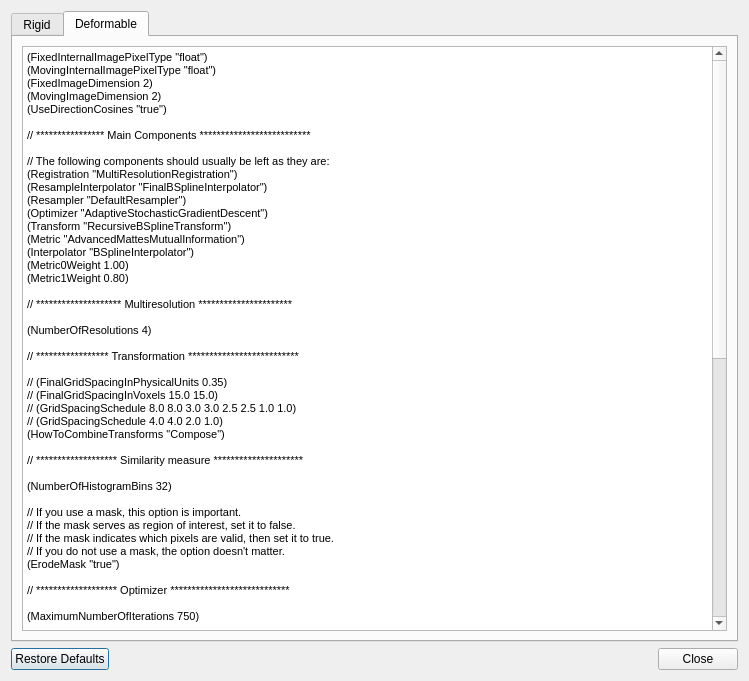
<?xml version="1.0" encoding="UTF-8"?>
<ui version="4.0">
 <class>elxParameterFileEditor</class>
 <widget class="QDialog" name="elxParameterFileEditor">
  <property name="geometry">
   <rect>
    <x>0</x>
    <y>0</y>
    <width>749</width>
    <height>681</height>
   </rect>
  </property>
  <property name="windowTitle">
   <string>Elastic parameter file editor</string>
  </property>
  <layout class="QVBoxLayout" name="verticalLayout">
   <item>
    <widget class="QTabWidget" name="tabWidget">
     <property name="currentIndex">
      <number>1</number>
     </property>
     <widget class="QWidget" name="tabWidgetPage1">
      <attribute name="title">
       <string>Rigid</string>
      </attribute>
      <layout class="QVBoxLayout" name="verticalLayout_2">
       <item>
        <widget class="QTextEdit" name="rigidText">
         <property name="html">
          <string>&lt;!DOCTYPE HTML PUBLIC &quot;-//W3C//DTD HTML 4.0//EN&quot; &quot;http://www.w3.org/TR/REC-html40/strict.dtd&quot;&gt;
&lt;html&gt;&lt;head&gt;&lt;meta name=&quot;qrichtext&quot; content=&quot;1&quot; /&gt;&lt;style type=&quot;text/css&quot;&gt;
p, li { white-space: pre-wrap; }
&lt;/style&gt;&lt;/head&gt;&lt;body style=&quot; font-family:'Ubuntu'; font-size:11pt; font-weight:400; font-style:normal;&quot;&gt;
&lt;p style=&quot; margin-top:0px; margin-bottom:0px; margin-left:0px; margin-right:0px; -qt-block-indent:0; text-indent:0px;&quot;&gt;&lt;span style=&quot; font-family:'MS Shell Dlg 2'; font-size:8.14286pt;&quot;&gt;(FixedInternalImagePixelType &amp;quot;float&amp;quot;)&lt;/span&gt;&lt;/p&gt;
&lt;p style=&quot; margin-top:0px; margin-bottom:0px; margin-left:0px; margin-right:0px; -qt-block-indent:0; text-indent:0px;&quot;&gt;&lt;span style=&quot; font-family:'MS Shell Dlg 2'; font-size:8.14286pt;&quot;&gt;(MovingInternalImagePixelType &amp;quot;float&amp;quot;)&lt;/span&gt;&lt;/p&gt;
&lt;p style=&quot; margin-top:0px; margin-bottom:0px; margin-left:0px; margin-right:0px; -qt-block-indent:0; text-indent:0px;&quot;&gt;&lt;span style=&quot; font-family:'MS Shell Dlg 2'; font-size:8.14286pt;&quot;&gt;(FixedImageDimension 2)&lt;/span&gt;&lt;/p&gt;
&lt;p style=&quot; margin-top:0px; margin-bottom:0px; margin-left:0px; margin-right:0px; -qt-block-indent:0; text-indent:0px;&quot;&gt;&lt;span style=&quot; font-family:'MS Shell Dlg 2'; font-size:8.14286pt;&quot;&gt;(MovingImageDimension 2)&lt;/span&gt;&lt;/p&gt;
&lt;p style=&quot; margin-top:0px; margin-bottom:0px; margin-left:0px; margin-right:0px; -qt-block-indent:0; text-indent:0px;&quot;&gt;&lt;span style=&quot; font-family:'MS Shell Dlg 2'; font-size:8.14286pt;&quot;&gt;(UseDirectionCosines &amp;quot;true&amp;quot;)&lt;/span&gt;&lt;/p&gt;
&lt;p style=&quot;-qt-paragraph-type:empty; margin-top:0px; margin-bottom:0px; margin-left:0px; margin-right:0px; -qt-block-indent:0; text-indent:0px; font-family:'MS Shell Dlg 2'; font-size:8.14286pt;&quot;&gt;&lt;br /&gt;&lt;/p&gt;
&lt;p style=&quot; margin-top:0px; margin-bottom:0px; margin-left:0px; margin-right:0px; -qt-block-indent:0; text-indent:0px;&quot;&gt;&lt;span style=&quot; font-family:'MS Shell Dlg 2'; font-size:8.14286pt;&quot;&gt;// **************** Main Components **************************&lt;/span&gt;&lt;/p&gt;
&lt;p style=&quot;-qt-paragraph-type:empty; margin-top:0px; margin-bottom:0px; margin-left:0px; margin-right:0px; -qt-block-indent:0; text-indent:0px; font-family:'MS Shell Dlg 2'; font-size:8.14286pt;&quot;&gt;&lt;br /&gt;&lt;/p&gt;
&lt;p style=&quot; margin-top:0px; margin-bottom:0px; margin-left:0px; margin-right:0px; -qt-block-indent:0; text-indent:0px;&quot;&gt;&lt;span style=&quot; font-family:'MS Shell Dlg 2'; font-size:8.14286pt;&quot;&gt;// The following components should usually be left as they are:&lt;/span&gt;&lt;/p&gt;
&lt;p style=&quot; margin-top:0px; margin-bottom:0px; margin-left:0px; margin-right:0px; -qt-block-indent:0; text-indent:0px;&quot;&gt;&lt;span style=&quot; font-family:'MS Shell Dlg 2'; font-size:8.14286pt;&quot;&gt;(Registration &amp;quot;MultiResolutionRegistration&amp;quot;)&lt;/span&gt;&lt;/p&gt;
&lt;p style=&quot; margin-top:0px; margin-bottom:0px; margin-left:0px; margin-right:0px; -qt-block-indent:0; text-indent:0px;&quot;&gt;&lt;span style=&quot; font-family:'MS Shell Dlg 2'; font-size:8.14286pt;&quot;&gt;(Interpolator &amp;quot;LinearInterpolator&amp;quot;)&lt;/span&gt;&lt;/p&gt;
&lt;p style=&quot; margin-top:0px; margin-bottom:0px; margin-left:0px; margin-right:0px; -qt-block-indent:0; text-indent:0px;&quot;&gt;&lt;span style=&quot; font-family:'MS Shell Dlg 2'; font-size:8.14286pt;&quot;&gt;(ResampleInterpolator &amp;quot;FinalLinearInterpolator&amp;quot;)&lt;/span&gt;&lt;/p&gt;
&lt;p style=&quot; margin-top:0px; margin-bottom:0px; margin-left:0px; margin-right:0px; -qt-block-indent:0; text-indent:0px;&quot;&gt;&lt;span style=&quot; font-family:'MS Shell Dlg 2'; font-size:8.14286pt;&quot;&gt;(Resampler &amp;quot;DefaultResampler&amp;quot;)&lt;/span&gt;&lt;/p&gt;
&lt;p style=&quot; margin-top:0px; margin-bottom:0px; margin-left:0px; margin-right:0px; -qt-block-indent:0; text-indent:0px;&quot;&gt;&lt;span style=&quot; font-family:'MS Shell Dlg 2'; font-size:8.14286pt;&quot;&gt;(FixedImagePyramid &amp;quot;FixedRecursiveImagePyramid&amp;quot;)&lt;/span&gt;&lt;/p&gt;
&lt;p style=&quot; margin-top:0px; margin-bottom:0px; margin-left:0px; margin-right:0px; -qt-block-indent:0; text-indent:0px;&quot;&gt;&lt;span style=&quot; font-family:'MS Shell Dlg 2'; font-size:8.14286pt;&quot;&gt;(MovingImagePyramid &amp;quot;MovingRecursiveImagePyramid&amp;quot;)&lt;/span&gt;&lt;/p&gt;
&lt;p style=&quot; margin-top:0px; margin-bottom:0px; margin-left:0px; margin-right:0px; -qt-block-indent:0; text-indent:0px;&quot;&gt;&lt;span style=&quot; font-family:'MS Shell Dlg 2'; font-size:8.14286pt;&quot;&gt;(Optimizer &amp;quot;AdaptiveStochasticGradientDescent&amp;quot;)&lt;/span&gt;&lt;/p&gt;
&lt;p style=&quot; margin-top:0px; margin-bottom:0px; margin-left:0px; margin-right:0px; -qt-block-indent:0; text-indent:0px;&quot;&gt;&lt;span style=&quot; font-family:'MS Shell Dlg 2'; font-size:8.14286pt;&quot;&gt;(Metric &amp;quot;AdvancedMattesMutualInformation&amp;quot;)&lt;/span&gt;&lt;/p&gt;
&lt;p style=&quot; margin-top:0px; margin-bottom:0px; margin-left:0px; margin-right:0px; -qt-block-indent:0; text-indent:0px;&quot;&gt;&lt;span style=&quot; font-family:'MS Shell Dlg 2'; font-size:8.14286pt;&quot;&gt;(Transform &amp;quot;EulerTransform&amp;quot;)&lt;/span&gt;&lt;/p&gt;
&lt;p style=&quot;-qt-paragraph-type:empty; margin-top:0px; margin-bottom:0px; margin-left:0px; margin-right:0px; -qt-block-indent:0; text-indent:0px; font-family:'MS Shell Dlg 2'; font-size:8.14286pt;&quot;&gt;&lt;br /&gt;&lt;/p&gt;
&lt;p style=&quot; margin-top:0px; margin-bottom:0px; margin-left:0px; margin-right:0px; -qt-block-indent:0; text-indent:0px;&quot;&gt;&lt;span style=&quot; font-family:'MS Shell Dlg 2'; font-size:8.14286pt;&quot;&gt;// ***************** Transformation **************************&lt;/span&gt;&lt;/p&gt;
&lt;p style=&quot;-qt-paragraph-type:empty; margin-top:0px; margin-bottom:0px; margin-left:0px; margin-right:0px; -qt-block-indent:0; text-indent:0px; font-family:'MS Shell Dlg 2'; font-size:8.14286pt;&quot;&gt;&lt;br /&gt;&lt;/p&gt;
&lt;p style=&quot; margin-top:0px; margin-bottom:0px; margin-left:0px; margin-right:0px; -qt-block-indent:0; text-indent:0px;&quot;&gt;&lt;span style=&quot; font-family:'MS Shell Dlg 2'; font-size:8.14286pt;&quot;&gt;(AutomaticScalesEstimation &amp;quot;true&amp;quot;)&lt;/span&gt;&lt;/p&gt;
&lt;p style=&quot; margin-top:0px; margin-bottom:0px; margin-left:0px; margin-right:0px; -qt-block-indent:0; text-indent:0px;&quot;&gt;&lt;span style=&quot; font-family:'MS Shell Dlg 2'; font-size:8.14286pt;&quot;&gt;(AutomaticTransformInitialization &amp;quot;true&amp;quot;)&lt;/span&gt;&lt;/p&gt;
&lt;p style=&quot; margin-top:0px; margin-bottom:0px; margin-left:0px; margin-right:0px; -qt-block-indent:0; text-indent:0px;&quot;&gt;&lt;span style=&quot; font-family:'MS Shell Dlg 2'; font-size:8.14286pt;&quot;&gt;(AutomaticTransformInitializationMethod &amp;quot;CenterOfGravity&amp;quot;)&lt;/span&gt;&lt;/p&gt;
&lt;p style=&quot; margin-top:0px; margin-bottom:0px; margin-left:0px; margin-right:0px; -qt-block-indent:0; text-indent:0px;&quot;&gt;&lt;span style=&quot; font-family:'MS Shell Dlg 2'; font-size:8.14286pt;&quot;&gt;(HowToCombineTransforms &amp;quot;Compose&amp;quot;)&lt;/span&gt;&lt;/p&gt;
&lt;p style=&quot;-qt-paragraph-type:empty; margin-top:0px; margin-bottom:0px; margin-left:0px; margin-right:0px; -qt-block-indent:0; text-indent:0px; font-family:'MS Shell Dlg 2'; font-size:8.14286pt;&quot;&gt;&lt;br /&gt;&lt;/p&gt;
&lt;p style=&quot; margin-top:0px; margin-bottom:0px; margin-left:0px; margin-right:0px; -qt-block-indent:0; text-indent:0px;&quot;&gt;&lt;span style=&quot; font-family:'MS Shell Dlg 2'; font-size:8.14286pt;&quot;&gt;// ******************* Similarity measure *********************&lt;/span&gt;&lt;/p&gt;
&lt;p style=&quot;-qt-paragraph-type:empty; margin-top:0px; margin-bottom:0px; margin-left:0px; margin-right:0px; -qt-block-indent:0; text-indent:0px; font-family:'MS Shell Dlg 2'; font-size:8.14286pt;&quot;&gt;&lt;br /&gt;&lt;/p&gt;
&lt;p style=&quot; margin-top:0px; margin-bottom:0px; margin-left:0px; margin-right:0px; -qt-block-indent:0; text-indent:0px;&quot;&gt;&lt;span style=&quot; font-family:'MS Shell Dlg 2'; font-size:8.14286pt;&quot;&gt;(NumberOfHistogramBins 32)&lt;/span&gt;&lt;/p&gt;
&lt;p style=&quot;-qt-paragraph-type:empty; margin-top:0px; margin-bottom:0px; margin-left:0px; margin-right:0px; -qt-block-indent:0; text-indent:0px; font-family:'MS Shell Dlg 2'; font-size:8.14286pt;&quot;&gt;&lt;br /&gt;&lt;/p&gt;
&lt;p style=&quot; margin-top:0px; margin-bottom:0px; margin-left:0px; margin-right:0px; -qt-block-indent:0; text-indent:0px;&quot;&gt;&lt;span style=&quot; font-family:'MS Shell Dlg 2'; font-size:8.14286pt;&quot;&gt;// If you use a mask, this option is important.&lt;/span&gt;&lt;/p&gt;
&lt;p style=&quot; margin-top:0px; margin-bottom:0px; margin-left:0px; margin-right:0px; -qt-block-indent:0; text-indent:0px;&quot;&gt;&lt;span style=&quot; font-family:'MS Shell Dlg 2'; font-size:8.14286pt;&quot;&gt;// If the mask serves as region of interest, set it to false.&lt;/span&gt;&lt;/p&gt;
&lt;p style=&quot; margin-top:0px; margin-bottom:0px; margin-left:0px; margin-right:0px; -qt-block-indent:0; text-indent:0px;&quot;&gt;&lt;span style=&quot; font-family:'MS Shell Dlg 2'; font-size:8.14286pt;&quot;&gt;// If the mask indicates which pixels are valid, then set it to true.&lt;/span&gt;&lt;/p&gt;
&lt;p style=&quot; margin-top:0px; margin-bottom:0px; margin-left:0px; margin-right:0px; -qt-block-indent:0; text-indent:0px;&quot;&gt;&lt;span style=&quot; font-family:'MS Shell Dlg 2'; font-size:8.14286pt;&quot;&gt;// If you do not use a mask, the option doesn't matter.&lt;/span&gt;&lt;/p&gt;
&lt;p style=&quot; margin-top:0px; margin-bottom:0px; margin-left:0px; margin-right:0px; -qt-block-indent:0; text-indent:0px;&quot;&gt;&lt;span style=&quot; font-family:'MS Shell Dlg 2'; font-size:8.14286pt;&quot;&gt;(ErodeMask &amp;quot;true&amp;quot;)&lt;/span&gt;&lt;/p&gt;
&lt;p style=&quot;-qt-paragraph-type:empty; margin-top:0px; margin-bottom:0px; margin-left:0px; margin-right:0px; -qt-block-indent:0; text-indent:0px; font-family:'MS Shell Dlg 2'; font-size:8.14286pt;&quot;&gt;&lt;br /&gt;&lt;/p&gt;
&lt;p style=&quot; margin-top:0px; margin-bottom:0px; margin-left:0px; margin-right:0px; -qt-block-indent:0; text-indent:0px;&quot;&gt;&lt;span style=&quot; font-family:'MS Shell Dlg 2'; font-size:8.14286pt;&quot;&gt;// ******************** Multiresolution **********************&lt;/span&gt;&lt;/p&gt;
&lt;p style=&quot;-qt-paragraph-type:empty; margin-top:0px; margin-bottom:0px; margin-left:0px; margin-right:0px; -qt-block-indent:0; text-indent:0px; font-family:'MS Shell Dlg 2'; font-size:8.14286pt;&quot;&gt;&lt;br /&gt;&lt;/p&gt;
&lt;p style=&quot; margin-top:0px; margin-bottom:0px; margin-left:0px; margin-right:0px; -qt-block-indent:0; text-indent:0px;&quot;&gt;&lt;span style=&quot; font-family:'MS Shell Dlg 2'; font-size:8.14286pt;&quot;&gt;(NumberOfResolutions 3)&lt;/span&gt;&lt;/p&gt;
&lt;p style=&quot;-qt-paragraph-type:empty; margin-top:0px; margin-bottom:0px; margin-left:0px; margin-right:0px; -qt-block-indent:0; text-indent:0px; font-family:'MS Shell Dlg 2'; font-size:8.14286pt;&quot;&gt;&lt;br /&gt;&lt;/p&gt;
&lt;p style=&quot;-qt-paragraph-type:empty; margin-top:0px; margin-bottom:0px; margin-left:0px; margin-right:0px; -qt-block-indent:0; text-indent:0px; font-family:'MS Shell Dlg 2'; font-size:8.14286pt;&quot;&gt;&lt;br /&gt;&lt;/p&gt;
&lt;p style=&quot; margin-top:0px; margin-bottom:0px; margin-left:0px; margin-right:0px; -qt-block-indent:0; text-indent:0px;&quot;&gt;&lt;span style=&quot; font-family:'MS Shell Dlg 2'; font-size:8.14286pt;&quot;&gt;// ******************* Optimizer ****************************&lt;/span&gt;&lt;/p&gt;
&lt;p style=&quot;-qt-paragraph-type:empty; margin-top:0px; margin-bottom:0px; margin-left:0px; margin-right:0px; -qt-block-indent:0; text-indent:0px; font-family:'MS Shell Dlg 2'; font-size:8.14286pt;&quot;&gt;&lt;br /&gt;&lt;/p&gt;
&lt;p style=&quot; margin-top:0px; margin-bottom:0px; margin-left:0px; margin-right:0px; -qt-block-indent:0; text-indent:0px;&quot;&gt;&lt;span style=&quot; font-family:'MS Shell Dlg 2'; font-size:8.14286pt;&quot;&gt;(MaximumNumberOfIterations 300)&lt;/span&gt;&lt;/p&gt;
&lt;p style=&quot;-qt-paragraph-type:empty; margin-top:0px; margin-bottom:0px; margin-left:0px; margin-right:0px; -qt-block-indent:0; text-indent:0px; font-family:'MS Shell Dlg 2'; font-size:8.14286pt;&quot;&gt;&lt;br /&gt;&lt;/p&gt;
&lt;p style=&quot; margin-top:0px; margin-bottom:0px; margin-left:0px; margin-right:0px; -qt-block-indent:0; text-indent:0px;&quot;&gt;&lt;span style=&quot; font-family:'MS Shell Dlg 2'; font-size:8.14286pt;&quot;&gt;// The step size of the optimizer, in mm. By default the voxel size is used.&lt;/span&gt;&lt;/p&gt;
&lt;p style=&quot; margin-top:0px; margin-bottom:0px; margin-left:0px; margin-right:0px; -qt-block-indent:0; text-indent:0px;&quot;&gt;&lt;span style=&quot; font-family:'MS Shell Dlg 2'; font-size:8.14286pt;&quot;&gt;// which usually works well. In case of unusual high-resolution images&lt;/span&gt;&lt;/p&gt;
&lt;p style=&quot; margin-top:0px; margin-bottom:0px; margin-left:0px; margin-right:0px; -qt-block-indent:0; text-indent:0px;&quot;&gt;&lt;span style=&quot; font-family:'MS Shell Dlg 2'; font-size:8.14286pt;&quot;&gt;// (eg histology) it is necessary to increase this value a bit, to the size&lt;/span&gt;&lt;/p&gt;
&lt;p style=&quot; margin-top:0px; margin-bottom:0px; margin-left:0px; margin-right:0px; -qt-block-indent:0; text-indent:0px;&quot;&gt;&lt;span style=&quot; font-family:'MS Shell Dlg 2'; font-size:8.14286pt;&quot;&gt;// of the &amp;quot;smallest visible structure&amp;quot; in the image:&lt;/span&gt;&lt;/p&gt;
&lt;p style=&quot; margin-top:0px; margin-bottom:0px; margin-left:0px; margin-right:0px; -qt-block-indent:0; text-indent:0px;&quot;&gt;&lt;span style=&quot; font-family:'MS Shell Dlg 2'; font-size:8.14286pt;&quot;&gt;// (MaximumStepLength 5.0 3.0 1.0)&lt;/span&gt;&lt;/p&gt;
&lt;p style=&quot;-qt-paragraph-type:empty; margin-top:0px; margin-bottom:0px; margin-left:0px; margin-right:0px; -qt-block-indent:0; text-indent:0px; font-family:'MS Shell Dlg 2'; font-size:8.14286pt;&quot;&gt;&lt;br /&gt;&lt;/p&gt;
&lt;p style=&quot; margin-top:0px; margin-bottom:0px; margin-left:0px; margin-right:0px; -qt-block-indent:0; text-indent:0px;&quot;&gt;&lt;span style=&quot; font-family:'MS Shell Dlg 2'; font-size:8.14286pt;&quot;&gt;// **************** Image sampling **********************&lt;/span&gt;&lt;/p&gt;
&lt;p style=&quot;-qt-paragraph-type:empty; margin-top:0px; margin-bottom:0px; margin-left:0px; margin-right:0px; -qt-block-indent:0; text-indent:0px; font-family:'MS Shell Dlg 2'; font-size:8.14286pt;&quot;&gt;&lt;br /&gt;&lt;/p&gt;
&lt;p style=&quot; margin-top:0px; margin-bottom:0px; margin-left:0px; margin-right:0px; -qt-block-indent:0; text-indent:0px;&quot;&gt;&lt;span style=&quot; font-family:'MS Shell Dlg 2'; font-size:8.14286pt;&quot;&gt;(NumberOfSpatialSamples 25000)&lt;/span&gt;&lt;/p&gt;
&lt;p style=&quot; margin-top:0px; margin-bottom:0px; margin-left:0px; margin-right:0px; -qt-block-indent:0; text-indent:0px;&quot;&gt;&lt;span style=&quot; font-family:'MS Shell Dlg 2'; font-size:8.14286pt;&quot;&gt;(NewSamplesEveryIteration &amp;quot;true&amp;quot;)&lt;/span&gt;&lt;/p&gt;
&lt;p style=&quot; margin-top:0px; margin-bottom:0px; margin-left:0px; margin-right:0px; -qt-block-indent:0; text-indent:0px;&quot;&gt;&lt;span style=&quot; font-family:'MS Shell Dlg 2'; font-size:8.14286pt;&quot;&gt;(ImageSampler &amp;quot;Random&amp;quot;)&lt;/span&gt;&lt;/p&gt;
&lt;p style=&quot;-qt-paragraph-type:empty; margin-top:0px; margin-bottom:0px; margin-left:0px; margin-right:0px; -qt-block-indent:0; text-indent:0px; font-family:'MS Shell Dlg 2'; font-size:8.14286pt;&quot;&gt;&lt;br /&gt;&lt;/p&gt;
&lt;p style=&quot; margin-top:0px; margin-bottom:0px; margin-left:0px; margin-right:0px; -qt-block-indent:0; text-indent:0px;&quot;&gt;&lt;span style=&quot; font-family:'MS Shell Dlg 2'; font-size:8.14286pt;&quot;&gt;// ************* Interpolation and Resampling ****************&lt;/span&gt;&lt;/p&gt;
&lt;p style=&quot;-qt-paragraph-type:empty; margin-top:0px; margin-bottom:0px; margin-left:0px; margin-right:0px; -qt-block-indent:0; text-indent:0px; font-family:'MS Shell Dlg 2'; font-size:8.14286pt;&quot;&gt;&lt;br /&gt;&lt;/p&gt;
&lt;p style=&quot; margin-top:0px; margin-bottom:0px; margin-left:0px; margin-right:0px; -qt-block-indent:0; text-indent:0px;&quot;&gt;&lt;span style=&quot; font-family:'MS Shell Dlg 2'; font-size:8.14286pt;&quot;&gt;(BSplineInterpolationOrder 3)&lt;/span&gt;&lt;/p&gt;
&lt;p style=&quot;-qt-paragraph-type:empty; margin-top:0px; margin-bottom:0px; margin-left:0px; margin-right:0px; -qt-block-indent:0; text-indent:0px; font-family:'MS Shell Dlg 2'; font-size:8.14286pt;&quot;&gt;&lt;br /&gt;&lt;/p&gt;
&lt;p style=&quot; margin-top:0px; margin-bottom:0px; margin-left:0px; margin-right:0px; -qt-block-indent:0; text-indent:0px;&quot;&gt;&lt;span style=&quot; font-family:'MS Shell Dlg 2'; font-size:8.14286pt;&quot;&gt;// Order of B-Spline interpolation used for applying the final&lt;/span&gt;&lt;/p&gt;
&lt;p style=&quot; margin-top:0px; margin-bottom:0px; margin-left:0px; margin-right:0px; -qt-block-indent:0; text-indent:0px;&quot;&gt;&lt;span style=&quot; font-family:'MS Shell Dlg 2'; font-size:8.14286pt;&quot;&gt;// deformation.&lt;/span&gt;&lt;/p&gt;
&lt;p style=&quot; margin-top:0px; margin-bottom:0px; margin-left:0px; margin-right:0px; -qt-block-indent:0; text-indent:0px;&quot;&gt;&lt;span style=&quot; font-family:'MS Shell Dlg 2'; font-size:8.14286pt;&quot;&gt;// 3 gives good accuracy; recommended in most cases.&lt;/span&gt;&lt;/p&gt;
&lt;p style=&quot; margin-top:0px; margin-bottom:0px; margin-left:0px; margin-right:0px; -qt-block-indent:0; text-indent:0px;&quot;&gt;&lt;span style=&quot; font-family:'MS Shell Dlg 2'; font-size:8.14286pt;&quot;&gt;// 1 gives worse accuracy (linear interpolation)&lt;/span&gt;&lt;/p&gt;
&lt;p style=&quot; margin-top:0px; margin-bottom:0px; margin-left:0px; margin-right:0px; -qt-block-indent:0; text-indent:0px;&quot;&gt;&lt;span style=&quot; font-family:'MS Shell Dlg 2'; font-size:8.14286pt;&quot;&gt;// 0 gives worst accuracy, but is appropriate for binary images&lt;/span&gt;&lt;/p&gt;
&lt;p style=&quot; margin-top:0px; margin-bottom:0px; margin-left:0px; margin-right:0px; -qt-block-indent:0; text-indent:0px;&quot;&gt;&lt;span style=&quot; font-family:'MS Shell Dlg 2'; font-size:8.14286pt;&quot;&gt;// (masks, segmentations); equivalent to nearest neighbor interpolation.&lt;/span&gt;&lt;/p&gt;
&lt;p style=&quot; margin-top:0px; margin-bottom:0px; margin-left:0px; margin-right:0px; -qt-block-indent:0; text-indent:0px;&quot;&gt;&lt;span style=&quot; font-family:'MS Shell Dlg 2'; font-size:8.14286pt;&quot;&gt;(FinalBSplineInterpolationOrder 3)&lt;/span&gt;&lt;/p&gt;
&lt;p style=&quot;-qt-paragraph-type:empty; margin-top:0px; margin-bottom:0px; margin-left:0px; margin-right:0px; -qt-block-indent:0; text-indent:0px; font-family:'MS Shell Dlg 2'; font-size:8.14286pt;&quot;&gt;&lt;br /&gt;&lt;/p&gt;
&lt;p style=&quot; margin-top:0px; margin-bottom:0px; margin-left:0px; margin-right:0px; -qt-block-indent:0; text-indent:0px;&quot;&gt;&lt;span style=&quot; font-family:'MS Shell Dlg 2'; font-size:8.14286pt;&quot;&gt;//Default pixel value for pixels that come from outside the picture:&lt;/span&gt;&lt;/p&gt;
&lt;p style=&quot; margin-top:0px; margin-bottom:0px; margin-left:0px; margin-right:0px; -qt-block-indent:0; text-indent:0px;&quot;&gt;&lt;span style=&quot; font-family:'MS Shell Dlg 2'; font-size:8.14286pt;&quot;&gt;(DefaultPixelValue 0)&lt;/span&gt;&lt;/p&gt;
&lt;p style=&quot;-qt-paragraph-type:empty; margin-top:0px; margin-bottom:0px; margin-left:0px; margin-right:0px; -qt-block-indent:0; text-indent:0px; font-family:'MS Shell Dlg 2'; font-size:8.14286pt;&quot;&gt;&lt;br /&gt;&lt;/p&gt;
&lt;p style=&quot; margin-top:0px; margin-bottom:0px; margin-left:0px; margin-right:0px; -qt-block-indent:0; text-indent:0px;&quot;&gt;&lt;span style=&quot; font-family:'MS Shell Dlg 2'; font-size:8.14286pt;&quot;&gt;(WriteTransformParametersEachResolution &amp;quot;false&amp;quot;)&lt;/span&gt;&lt;/p&gt;
&lt;p style=&quot; margin-top:0px; margin-bottom:0px; margin-left:0px; margin-right:0px; -qt-block-indent:0; text-indent:0px;&quot;&gt;&lt;span style=&quot; font-family:'MS Shell Dlg 2'; font-size:8.14286pt;&quot;&gt;(WriteResultImage &amp;quot;true&amp;quot;)&lt;/span&gt;&lt;/p&gt;
&lt;p style=&quot; margin-top:0px; margin-bottom:0px; margin-left:0px; margin-right:0px; -qt-block-indent:0; text-indent:0px;&quot;&gt;&lt;span style=&quot; font-family:'MS Shell Dlg 2'; font-size:8.14286pt;&quot;&gt;(ResultImagePixelType &amp;quot;float&amp;quot;)&lt;/span&gt;&lt;/p&gt;
&lt;p style=&quot; margin-top:0px; margin-bottom:0px; margin-left:0px; margin-right:0px; -qt-block-indent:0; text-indent:0px;&quot;&gt;&lt;span style=&quot; font-family:'MS Shell Dlg 2'; font-size:8.14286pt;&quot;&gt;(ResultImageFormat &amp;quot;nrrd&amp;quot;)&lt;/span&gt;&lt;/p&gt;&lt;/body&gt;&lt;/html&gt;</string>
         </property>
        </widget>
       </item>
      </layout>
     </widget>
     <widget class="QWidget" name="tabWidgetPage2">
      <attribute name="title">
       <string>Deformable</string>
      </attribute>
      <layout class="QVBoxLayout" name="verticalLayout_3">
       <item>
        <widget class="QTextEdit" name="deformableText">
         <property name="html">
          <string>&lt;!DOCTYPE HTML PUBLIC &quot;-//W3C//DTD HTML 4.0//EN&quot; &quot;http://www.w3.org/TR/REC-html40/strict.dtd&quot;&gt;
&lt;html&gt;&lt;head&gt;&lt;meta name=&quot;qrichtext&quot; content=&quot;1&quot; /&gt;&lt;style type=&quot;text/css&quot;&gt;
p, li { white-space: pre-wrap; }
&lt;/style&gt;&lt;/head&gt;&lt;body style=&quot; font-family:'Ubuntu'; font-size:11pt; font-weight:400; font-style:normal;&quot;&gt;
&lt;p style=&quot; margin-top:0px; margin-bottom:0px; margin-left:0px; margin-right:0px; -qt-block-indent:0; text-indent:0px;&quot;&gt;&lt;span style=&quot; font-family:'MS Shell Dlg 2'; font-size:8.14286pt;&quot;&gt;(FixedInternalImagePixelType &amp;quot;float&amp;quot;)&lt;/span&gt;&lt;/p&gt;
&lt;p style=&quot; margin-top:0px; margin-bottom:0px; margin-left:0px; margin-right:0px; -qt-block-indent:0; text-indent:0px;&quot;&gt;&lt;span style=&quot; font-family:'MS Shell Dlg 2'; font-size:8.14286pt;&quot;&gt;(MovingInternalImagePixelType &amp;quot;float&amp;quot;)&lt;/span&gt;&lt;/p&gt;
&lt;p style=&quot; margin-top:0px; margin-bottom:0px; margin-left:0px; margin-right:0px; -qt-block-indent:0; text-indent:0px;&quot;&gt;&lt;span style=&quot; font-family:'MS Shell Dlg 2'; font-size:8.14286pt;&quot;&gt;(FixedImageDimension 2)&lt;/span&gt;&lt;/p&gt;
&lt;p style=&quot; margin-top:0px; margin-bottom:0px; margin-left:0px; margin-right:0px; -qt-block-indent:0; text-indent:0px;&quot;&gt;&lt;span style=&quot; font-family:'MS Shell Dlg 2'; font-size:8.14286pt;&quot;&gt;(MovingImageDimension 2)&lt;/span&gt;&lt;/p&gt;
&lt;p style=&quot; margin-top:0px; margin-bottom:0px; margin-left:0px; margin-right:0px; -qt-block-indent:0; text-indent:0px;&quot;&gt;&lt;span style=&quot; font-family:'MS Shell Dlg 2'; font-size:8.14286pt;&quot;&gt;(UseDirectionCosines &amp;quot;true&amp;quot;)&lt;/span&gt;&lt;/p&gt;
&lt;p style=&quot;-qt-paragraph-type:empty; margin-top:0px; margin-bottom:0px; margin-left:0px; margin-right:0px; -qt-block-indent:0; text-indent:0px; font-family:'MS Shell Dlg 2'; font-size:8.14286pt;&quot;&gt;&lt;br /&gt;&lt;/p&gt;
&lt;p style=&quot; margin-top:0px; margin-bottom:0px; margin-left:0px; margin-right:0px; -qt-block-indent:0; text-indent:0px;&quot;&gt;&lt;span style=&quot; font-family:'MS Shell Dlg 2'; font-size:8.14286pt;&quot;&gt;// **************** Main Components **************************&lt;/span&gt;&lt;/p&gt;
&lt;p style=&quot;-qt-paragraph-type:empty; margin-top:0px; margin-bottom:0px; margin-left:0px; margin-right:0px; -qt-block-indent:0; text-indent:0px; font-family:'MS Shell Dlg 2'; font-size:8.14286pt;&quot;&gt;&lt;br /&gt;&lt;/p&gt;
&lt;p style=&quot; margin-top:0px; margin-bottom:0px; margin-left:0px; margin-right:0px; -qt-block-indent:0; text-indent:0px;&quot;&gt;&lt;span style=&quot; font-family:'MS Shell Dlg 2'; font-size:8.14286pt;&quot;&gt;// The following components should usually be left as they are:&lt;/span&gt;&lt;/p&gt;
&lt;p style=&quot; margin-top:0px; margin-bottom:0px; margin-left:0px; margin-right:0px; -qt-block-indent:0; text-indent:0px;&quot;&gt;&lt;span style=&quot; font-family:'MS Shell Dlg 2'; font-size:8.14286pt;&quot;&gt;(Registration &amp;quot;MultiResolutionRegistration&amp;quot;)&lt;/span&gt;&lt;/p&gt;
&lt;p style=&quot; margin-top:0px; margin-bottom:0px; margin-left:0px; margin-right:0px; -qt-block-indent:0; text-indent:0px;&quot;&gt;&lt;span style=&quot; font-family:'MS Shell Dlg 2'; font-size:8.14286pt;&quot;&gt;(ResampleInterpolator &amp;quot;FinalBSplineInterpolator&amp;quot;)&lt;/span&gt;&lt;/p&gt;
&lt;p style=&quot; margin-top:0px; margin-bottom:0px; margin-left:0px; margin-right:0px; -qt-block-indent:0; text-indent:0px;&quot;&gt;&lt;span style=&quot; font-family:'MS Shell Dlg 2'; font-size:8.14286pt;&quot;&gt;(Resampler &amp;quot;DefaultResampler&amp;quot;)&lt;/span&gt;&lt;/p&gt;
&lt;p style=&quot; margin-top:0px; margin-bottom:0px; margin-left:0px; margin-right:0px; -qt-block-indent:0; text-indent:0px;&quot;&gt;&lt;span style=&quot; font-family:'MS Shell Dlg 2'; font-size:8.14286pt;&quot;&gt;(Optimizer &amp;quot;AdaptiveStochasticGradientDescent&amp;quot;)&lt;/span&gt;&lt;/p&gt;
&lt;p style=&quot; margin-top:0px; margin-bottom:0px; margin-left:0px; margin-right:0px; -qt-block-indent:0; text-indent:0px;&quot;&gt;&lt;span style=&quot; font-family:'MS Shell Dlg 2'; font-size:8.14286pt;&quot;&gt;(Transform &amp;quot;RecursiveBSplineTransform&amp;quot;)&lt;/span&gt;&lt;/p&gt;
&lt;p style=&quot; margin-top:0px; margin-bottom:0px; margin-left:0px; margin-right:0px; -qt-block-indent:0; text-indent:0px;&quot;&gt;&lt;span style=&quot; font-family:'MS Shell Dlg 2'; font-size:8.14286pt;&quot;&gt;(Metric &amp;quot;AdvancedMattesMutualInformation&amp;quot;)&lt;/span&gt;&lt;/p&gt;
&lt;p style=&quot; margin-top:0px; margin-bottom:0px; margin-left:0px; margin-right:0px; -qt-block-indent:0; text-indent:0px;&quot;&gt;&lt;span style=&quot; font-family:'MS Shell Dlg 2'; font-size:8.14286pt;&quot;&gt;(Interpolator &amp;quot;BSplineInterpolator&amp;quot;)&lt;/span&gt;&lt;/p&gt;
&lt;p style=&quot; margin-top:0px; margin-bottom:0px; margin-left:0px; margin-right:0px; -qt-block-indent:0; text-indent:0px;&quot;&gt;&lt;span style=&quot; font-family:'MS Shell Dlg 2'; font-size:8.14286pt;&quot;&gt;(Metric0Weight 1.00)&lt;/span&gt;&lt;/p&gt;
&lt;p style=&quot; margin-top:0px; margin-bottom:0px; margin-left:0px; margin-right:0px; -qt-block-indent:0; text-indent:0px;&quot;&gt;&lt;span style=&quot; font-family:'MS Shell Dlg 2'; font-size:8.14286pt;&quot;&gt;(Metric1Weight 0.80)&lt;/span&gt;&lt;/p&gt;
&lt;p style=&quot;-qt-paragraph-type:empty; margin-top:0px; margin-bottom:0px; margin-left:0px; margin-right:0px; -qt-block-indent:0; text-indent:0px; font-family:'MS Shell Dlg 2'; font-size:8.14286pt;&quot;&gt;&lt;br /&gt;&lt;/p&gt;
&lt;p style=&quot; margin-top:0px; margin-bottom:0px; margin-left:0px; margin-right:0px; -qt-block-indent:0; text-indent:0px;&quot;&gt;&lt;span style=&quot; font-family:'MS Shell Dlg 2'; font-size:8.14286pt;&quot;&gt;// ******************** Multiresolution **********************&lt;/span&gt;&lt;/p&gt;
&lt;p style=&quot;-qt-paragraph-type:empty; margin-top:0px; margin-bottom:0px; margin-left:0px; margin-right:0px; -qt-block-indent:0; text-indent:0px; font-family:'MS Shell Dlg 2'; font-size:8.14286pt;&quot;&gt;&lt;br /&gt;&lt;/p&gt;
&lt;p style=&quot; margin-top:0px; margin-bottom:0px; margin-left:0px; margin-right:0px; -qt-block-indent:0; text-indent:0px;&quot;&gt;&lt;span style=&quot; font-family:'MS Shell Dlg 2'; font-size:8.14286pt;&quot;&gt;(NumberOfResolutions 4)&lt;/span&gt;&lt;/p&gt;
&lt;p style=&quot;-qt-paragraph-type:empty; margin-top:0px; margin-bottom:0px; margin-left:0px; margin-right:0px; -qt-block-indent:0; text-indent:0px; font-family:'MS Shell Dlg 2'; font-size:8.14286pt;&quot;&gt;&lt;br /&gt;&lt;/p&gt;
&lt;p style=&quot; margin-top:0px; margin-bottom:0px; margin-left:0px; margin-right:0px; -qt-block-indent:0; text-indent:0px;&quot;&gt;&lt;span style=&quot; font-family:'MS Shell Dlg 2'; font-size:8.14286pt;&quot;&gt;// ***************** Transformation **************************&lt;/span&gt;&lt;/p&gt;
&lt;p style=&quot;-qt-paragraph-type:empty; margin-top:0px; margin-bottom:0px; margin-left:0px; margin-right:0px; -qt-block-indent:0; text-indent:0px; font-family:'MS Shell Dlg 2'; font-size:8.14286pt;&quot;&gt;&lt;br /&gt;&lt;/p&gt;
&lt;p style=&quot; margin-top:0px; margin-bottom:0px; margin-left:0px; margin-right:0px; -qt-block-indent:0; text-indent:0px;&quot;&gt;&lt;span style=&quot; font-family:'MS Shell Dlg 2'; font-size:8.14286pt;&quot;&gt;// (FinalGridSpacingInPhysicalUnits 0.35)&lt;/span&gt;&lt;/p&gt;
&lt;p style=&quot; margin-top:0px; margin-bottom:0px; margin-left:0px; margin-right:0px; -qt-block-indent:0; text-indent:0px;&quot;&gt;&lt;span style=&quot; font-family:'MS Shell Dlg 2'; font-size:8.14286pt;&quot;&gt;// (FinalGridSpacingInVoxels 15.0 15.0)&lt;/span&gt;&lt;/p&gt;
&lt;p style=&quot; margin-top:0px; margin-bottom:0px; margin-left:0px; margin-right:0px; -qt-block-indent:0; text-indent:0px;&quot;&gt;&lt;span style=&quot; font-family:'MS Shell Dlg 2'; font-size:8.14286pt;&quot;&gt;// (GridSpacingSchedule 8.0 8.0 3.0 3.0 2.5 2.5 1.0 1.0)&lt;/span&gt;&lt;/p&gt;
&lt;p style=&quot; margin-top:0px; margin-bottom:0px; margin-left:0px; margin-right:0px; -qt-block-indent:0; text-indent:0px;&quot;&gt;&lt;span style=&quot; font-family:'MS Shell Dlg 2'; font-size:8.14286pt;&quot;&gt;// (GridSpacingSchedule 4.0 4.0 2.0 1.0)&lt;/span&gt;&lt;/p&gt;
&lt;p style=&quot; margin-top:0px; margin-bottom:0px; margin-left:0px; margin-right:0px; -qt-block-indent:0; text-indent:0px;&quot;&gt;&lt;span style=&quot; font-family:'MS Shell Dlg 2'; font-size:8.14286pt;&quot;&gt;(HowToCombineTransforms &amp;quot;Compose&amp;quot;)&lt;/span&gt;&lt;/p&gt;
&lt;p style=&quot;-qt-paragraph-type:empty; margin-top:0px; margin-bottom:0px; margin-left:0px; margin-right:0px; -qt-block-indent:0; text-indent:0px; font-family:'MS Shell Dlg 2'; font-size:8.14286pt;&quot;&gt;&lt;br /&gt;&lt;/p&gt;
&lt;p style=&quot; margin-top:0px; margin-bottom:0px; margin-left:0px; margin-right:0px; -qt-block-indent:0; text-indent:0px;&quot;&gt;&lt;span style=&quot; font-family:'MS Shell Dlg 2'; font-size:8.14286pt;&quot;&gt;// ******************* Similarity measure *********************&lt;/span&gt;&lt;/p&gt;
&lt;p style=&quot;-qt-paragraph-type:empty; margin-top:0px; margin-bottom:0px; margin-left:0px; margin-right:0px; -qt-block-indent:0; text-indent:0px; font-family:'MS Shell Dlg 2'; font-size:8.14286pt;&quot;&gt;&lt;br /&gt;&lt;/p&gt;
&lt;p style=&quot; margin-top:0px; margin-bottom:0px; margin-left:0px; margin-right:0px; -qt-block-indent:0; text-indent:0px;&quot;&gt;&lt;span style=&quot; font-family:'MS Shell Dlg 2'; font-size:8.14286pt;&quot;&gt;(NumberOfHistogramBins 32)&lt;/span&gt;&lt;/p&gt;
&lt;p style=&quot;-qt-paragraph-type:empty; margin-top:0px; margin-bottom:0px; margin-left:0px; margin-right:0px; -qt-block-indent:0; text-indent:0px; font-family:'MS Shell Dlg 2'; font-size:8.14286pt;&quot;&gt;&lt;br /&gt;&lt;/p&gt;
&lt;p style=&quot; margin-top:0px; margin-bottom:0px; margin-left:0px; margin-right:0px; -qt-block-indent:0; text-indent:0px;&quot;&gt;&lt;span style=&quot; font-family:'MS Shell Dlg 2'; font-size:8.14286pt;&quot;&gt;// If you use a mask, this option is important.&lt;/span&gt;&lt;/p&gt;
&lt;p style=&quot; margin-top:0px; margin-bottom:0px; margin-left:0px; margin-right:0px; -qt-block-indent:0; text-indent:0px;&quot;&gt;&lt;span style=&quot; font-family:'MS Shell Dlg 2'; font-size:8.14286pt;&quot;&gt;// If the mask serves as region of interest, set it to false.&lt;/span&gt;&lt;/p&gt;
&lt;p style=&quot; margin-top:0px; margin-bottom:0px; margin-left:0px; margin-right:0px; -qt-block-indent:0; text-indent:0px;&quot;&gt;&lt;span style=&quot; font-family:'MS Shell Dlg 2'; font-size:8.14286pt;&quot;&gt;// If the mask indicates which pixels are valid, then set it to true.&lt;/span&gt;&lt;/p&gt;
&lt;p style=&quot; margin-top:0px; margin-bottom:0px; margin-left:0px; margin-right:0px; -qt-block-indent:0; text-indent:0px;&quot;&gt;&lt;span style=&quot; font-family:'MS Shell Dlg 2'; font-size:8.14286pt;&quot;&gt;// If you do not use a mask, the option doesn't matter.&lt;/span&gt;&lt;/p&gt;
&lt;p style=&quot; margin-top:0px; margin-bottom:0px; margin-left:0px; margin-right:0px; -qt-block-indent:0; text-indent:0px;&quot;&gt;&lt;span style=&quot; font-family:'MS Shell Dlg 2'; font-size:8.14286pt;&quot;&gt;(ErodeMask &amp;quot;true&amp;quot;)&lt;/span&gt;&lt;/p&gt;
&lt;p style=&quot;-qt-paragraph-type:empty; margin-top:0px; margin-bottom:0px; margin-left:0px; margin-right:0px; -qt-block-indent:0; text-indent:0px; font-family:'MS Shell Dlg 2'; font-size:8.14286pt;&quot;&gt;&lt;br /&gt;&lt;/p&gt;
&lt;p style=&quot; margin-top:0px; margin-bottom:0px; margin-left:0px; margin-right:0px; -qt-block-indent:0; text-indent:0px;&quot;&gt;&lt;span style=&quot; font-family:'MS Shell Dlg 2'; font-size:8.14286pt;&quot;&gt;// ******************* Optimizer ****************************&lt;/span&gt;&lt;/p&gt;
&lt;p style=&quot;-qt-paragraph-type:empty; margin-top:0px; margin-bottom:0px; margin-left:0px; margin-right:0px; -qt-block-indent:0; text-indent:0px; font-family:'MS Shell Dlg 2'; font-size:8.14286pt;&quot;&gt;&lt;br /&gt;&lt;/p&gt;
&lt;p style=&quot; margin-top:0px; margin-bottom:0px; margin-left:0px; margin-right:0px; -qt-block-indent:0; text-indent:0px;&quot;&gt;&lt;span style=&quot; font-family:'MS Shell Dlg 2'; font-size:8.14286pt;&quot;&gt;(MaximumNumberOfIterations 750)&lt;/span&gt;&lt;/p&gt;
&lt;p style=&quot;-qt-paragraph-type:empty; margin-top:0px; margin-bottom:0px; margin-left:0px; margin-right:0px; -qt-block-indent:0; text-indent:0px; font-family:'MS Shell Dlg 2'; font-size:8.14286pt;&quot;&gt;&lt;br /&gt;&lt;/p&gt;
&lt;p style=&quot; margin-top:0px; margin-bottom:0px; margin-left:0px; margin-right:0px; -qt-block-indent:0; text-indent:0px;&quot;&gt;&lt;span style=&quot; font-family:'MS Shell Dlg 2'; font-size:8.14286pt;&quot;&gt;// The step size of the optimizer, in mm. By default the voxel size is used.&lt;/span&gt;&lt;/p&gt;
&lt;p style=&quot; margin-top:0px; margin-bottom:0px; margin-left:0px; margin-right:0px; -qt-block-indent:0; text-indent:0px;&quot;&gt;&lt;span style=&quot; font-family:'MS Shell Dlg 2'; font-size:8.14286pt;&quot;&gt;// which usually works well. In case of unusual high-resolution images&lt;/span&gt;&lt;/p&gt;
&lt;p style=&quot; margin-top:0px; margin-bottom:0px; margin-left:0px; margin-right:0px; -qt-block-indent:0; text-indent:0px;&quot;&gt;&lt;span style=&quot; font-family:'MS Shell Dlg 2'; font-size:8.14286pt;&quot;&gt;// (eg histology) it is necessary to increase this value a bit, to the size&lt;/span&gt;&lt;/p&gt;
&lt;p style=&quot; margin-top:0px; margin-bottom:0px; margin-left:0px; margin-right:0px; -qt-block-indent:0; text-indent:0px;&quot;&gt;&lt;span style=&quot; font-family:'MS Shell Dlg 2'; font-size:8.14286pt;&quot;&gt;// of the &amp;quot;smallest visible structure&amp;quot; in the image:&lt;/span&gt;&lt;/p&gt;
&lt;p style=&quot; margin-top:0px; margin-bottom:0px; margin-left:0px; margin-right:0px; -qt-block-indent:0; text-indent:0px;&quot;&gt;&lt;span style=&quot; font-family:'MS Shell Dlg 2'; font-size:8.14286pt;&quot;&gt;// (MaximumStepLength 100 80 70 60 50 10 10 1 1 1)&lt;/span&gt;&lt;/p&gt;
&lt;p style=&quot;-qt-paragraph-type:empty; margin-top:0px; margin-bottom:0px; margin-left:0px; margin-right:0px; -qt-block-indent:0; text-indent:0px; font-family:'MS Shell Dlg 2'; font-size:8.14286pt;&quot;&gt;&lt;br /&gt;&lt;/p&gt;
&lt;p style=&quot; margin-top:0px; margin-bottom:0px; margin-left:0px; margin-right:0px; -qt-block-indent:0; text-indent:0px;&quot;&gt;&lt;span style=&quot; font-family:'MS Shell Dlg 2'; font-size:8.14286pt;&quot;&gt;// **************** Image sampling **********************&lt;/span&gt;&lt;/p&gt;
&lt;p style=&quot;-qt-paragraph-type:empty; margin-top:0px; margin-bottom:0px; margin-left:0px; margin-right:0px; -qt-block-indent:0; text-indent:0px; font-family:'MS Shell Dlg 2'; font-size:8.14286pt;&quot;&gt;&lt;br /&gt;&lt;/p&gt;
&lt;p style=&quot; margin-top:0px; margin-bottom:0px; margin-left:0px; margin-right:0px; -qt-block-indent:0; text-indent:0px;&quot;&gt;&lt;span style=&quot; font-family:'MS Shell Dlg 2'; font-size:8.14286pt;&quot;&gt;(NumberOfSpatialSamples 25000)&lt;/span&gt;&lt;/p&gt;
&lt;p style=&quot; margin-top:0px; margin-bottom:0px; margin-left:0px; margin-right:0px; -qt-block-indent:0; text-indent:0px;&quot;&gt;&lt;span style=&quot; font-family:'MS Shell Dlg 2'; font-size:8.14286pt;&quot;&gt;(NewSamplesEveryIteration &amp;quot;true&amp;quot;)&lt;/span&gt;&lt;/p&gt;
&lt;p style=&quot; margin-top:0px; margin-bottom:0px; margin-left:0px; margin-right:0px; -qt-block-indent:0; text-indent:0px;&quot;&gt;&lt;span style=&quot; font-family:'MS Shell Dlg 2'; font-size:8.14286pt;&quot;&gt;(ImageSampler &amp;quot;Random&amp;quot;)&lt;/span&gt;&lt;/p&gt;
&lt;p style=&quot;-qt-paragraph-type:empty; margin-top:0px; margin-bottom:0px; margin-left:0px; margin-right:0px; -qt-block-indent:0; text-indent:0px; font-family:'MS Shell Dlg 2'; font-size:8.14286pt;&quot;&gt;&lt;br /&gt;&lt;/p&gt;
&lt;p style=&quot; margin-top:0px; margin-bottom:0px; margin-left:0px; margin-right:0px; -qt-block-indent:0; text-indent:0px;&quot;&gt;&lt;span style=&quot; font-family:'MS Shell Dlg 2'; font-size:8.14286pt;&quot;&gt;// ************* Interpolation and Resampling ****************&lt;/span&gt;&lt;/p&gt;
&lt;p style=&quot;-qt-paragraph-type:empty; margin-top:0px; margin-bottom:0px; margin-left:0px; margin-right:0px; -qt-block-indent:0; text-indent:0px; font-family:'MS Shell Dlg 2'; font-size:8.14286pt;&quot;&gt;&lt;br /&gt;&lt;/p&gt;
&lt;p style=&quot; margin-top:0px; margin-bottom:0px; margin-left:0px; margin-right:0px; -qt-block-indent:0; text-indent:0px;&quot;&gt;&lt;span style=&quot; font-family:'MS Shell Dlg 2'; font-size:8.14286pt;&quot;&gt;(BSplineInterpolationOrder 3)&lt;/span&gt;&lt;/p&gt;
&lt;p style=&quot; margin-top:0px; margin-bottom:0px; margin-left:0px; margin-right:0px; -qt-block-indent:0; text-indent:0px;&quot;&gt;&lt;span style=&quot; font-family:'MS Shell Dlg 2'; font-size:8.14286pt;&quot;&gt;//(WriteTransformParametersEachResolution &amp;quot;true&amp;quot;)&lt;/span&gt;&lt;/p&gt;
&lt;p style=&quot; margin-top:0px; margin-bottom:0px; margin-left:0px; margin-right:0px; -qt-block-indent:0; text-indent:0px;&quot;&gt;&lt;span style=&quot; font-family:'MS Shell Dlg 2'; font-size:8.14286pt;&quot;&gt;//(WriteResultImageAfterEachResolution &amp;quot;true&amp;quot;)&lt;/span&gt;&lt;/p&gt;
&lt;p style=&quot;-qt-paragraph-type:empty; margin-top:0px; margin-bottom:0px; margin-left:0px; margin-right:0px; -qt-block-indent:0; text-indent:0px; font-family:'MS Shell Dlg 2'; font-size:8.14286pt;&quot;&gt;&lt;br /&gt;&lt;/p&gt;
&lt;p style=&quot; margin-top:0px; margin-bottom:0px; margin-left:0px; margin-right:0px; -qt-block-indent:0; text-indent:0px;&quot;&gt;&lt;span style=&quot; font-family:'MS Shell Dlg 2'; font-size:8.14286pt;&quot;&gt;// Order of B-Spline interpolation used for applying the final&lt;/span&gt;&lt;/p&gt;
&lt;p style=&quot; margin-top:0px; margin-bottom:0px; margin-left:0px; margin-right:0px; -qt-block-indent:0; text-indent:0px;&quot;&gt;&lt;span style=&quot; font-family:'MS Shell Dlg 2'; font-size:8.14286pt;&quot;&gt;// deformation.&lt;/span&gt;&lt;/p&gt;
&lt;p style=&quot; margin-top:0px; margin-bottom:0px; margin-left:0px; margin-right:0px; -qt-block-indent:0; text-indent:0px;&quot;&gt;&lt;span style=&quot; font-family:'MS Shell Dlg 2'; font-size:8.14286pt;&quot;&gt;// 3 gives good accuracy; recommended in most cases.&lt;/span&gt;&lt;/p&gt;
&lt;p style=&quot; margin-top:0px; margin-bottom:0px; margin-left:0px; margin-right:0px; -qt-block-indent:0; text-indent:0px;&quot;&gt;&lt;span style=&quot; font-family:'MS Shell Dlg 2'; font-size:8.14286pt;&quot;&gt;// 1 gives worse accuracy (linear interpolation)&lt;/span&gt;&lt;/p&gt;
&lt;p style=&quot; margin-top:0px; margin-bottom:0px; margin-left:0px; margin-right:0px; -qt-block-indent:0; text-indent:0px;&quot;&gt;&lt;span style=&quot; font-family:'MS Shell Dlg 2'; font-size:8.14286pt;&quot;&gt;// 0 gives worst accuracy, but is appropriate for binary images&lt;/span&gt;&lt;/p&gt;
&lt;p style=&quot; margin-top:0px; margin-bottom:0px; margin-left:0px; margin-right:0px; -qt-block-indent:0; text-indent:0px;&quot;&gt;&lt;span style=&quot; font-family:'MS Shell Dlg 2'; font-size:8.14286pt;&quot;&gt;// (masks, segmentations); equivalent to nearest neighbor interpolation.&lt;/span&gt;&lt;/p&gt;
&lt;p style=&quot; margin-top:0px; margin-bottom:0px; margin-left:0px; margin-right:0px; -qt-block-indent:0; text-indent:0px;&quot;&gt;&lt;span style=&quot; font-family:'MS Shell Dlg 2'; font-size:8.14286pt;&quot;&gt;(FinalBSplineInterpolationOrder 3)&lt;/span&gt;&lt;/p&gt;
&lt;p style=&quot;-qt-paragraph-type:empty; margin-top:0px; margin-bottom:0px; margin-left:0px; margin-right:0px; -qt-block-indent:0; text-indent:0px; font-family:'MS Shell Dlg 2'; font-size:8.14286pt;&quot;&gt;&lt;br /&gt;&lt;/p&gt;
&lt;p style=&quot; margin-top:0px; margin-bottom:0px; margin-left:0px; margin-right:0px; -qt-block-indent:0; text-indent:0px;&quot;&gt;&lt;span style=&quot; font-family:'MS Shell Dlg 2'; font-size:8.14286pt;&quot;&gt;//Default pixel value for pixels that come from outside the picture:&lt;/span&gt;&lt;/p&gt;
&lt;p style=&quot; margin-top:0px; margin-bottom:0px; margin-left:0px; margin-right:0px; -qt-block-indent:0; text-indent:0px;&quot;&gt;&lt;span style=&quot; font-family:'MS Shell Dlg 2'; font-size:8.14286pt;&quot;&gt;(DefaultPixelValue 0)&lt;/span&gt;&lt;/p&gt;
&lt;p style=&quot;-qt-paragraph-type:empty; margin-top:0px; margin-bottom:0px; margin-left:0px; margin-right:0px; -qt-block-indent:0; text-indent:0px; font-family:'MS Shell Dlg 2'; font-size:8.14286pt;&quot;&gt;&lt;br /&gt;&lt;/p&gt;
&lt;p style=&quot; margin-top:0px; margin-bottom:0px; margin-left:0px; margin-right:0px; -qt-block-indent:0; text-indent:0px;&quot;&gt;&lt;span style=&quot; font-family:'MS Shell Dlg 2'; font-size:8.14286pt;&quot;&gt;// Choose whether to generate the deformed moving image.&lt;/span&gt;&lt;/p&gt;
&lt;p style=&quot; margin-top:0px; margin-bottom:0px; margin-left:0px; margin-right:0px; -qt-block-indent:0; text-indent:0px;&quot;&gt;&lt;span style=&quot; font-family:'MS Shell Dlg 2'; font-size:8.14286pt;&quot;&gt;// You can save some time by setting this to false, if you are&lt;/span&gt;&lt;/p&gt;
&lt;p style=&quot; margin-top:0px; margin-bottom:0px; margin-left:0px; margin-right:0px; -qt-block-indent:0; text-indent:0px;&quot;&gt;&lt;span style=&quot; font-family:'MS Shell Dlg 2'; font-size:8.14286pt;&quot;&gt;// not interested in the final deformed moving image, but only&lt;/span&gt;&lt;/p&gt;
&lt;p style=&quot; margin-top:0px; margin-bottom:0px; margin-left:0px; margin-right:0px; -qt-block-indent:0; text-indent:0px;&quot;&gt;&lt;span style=&quot; font-family:'MS Shell Dlg 2'; font-size:8.14286pt;&quot;&gt;// want to analyze the deformation field for example.&lt;/span&gt;&lt;/p&gt;
&lt;p style=&quot; margin-top:0px; margin-bottom:0px; margin-left:0px; margin-right:0px; -qt-block-indent:0; text-indent:0px;&quot;&gt;&lt;span style=&quot; font-family:'MS Shell Dlg 2'; font-size:8.14286pt;&quot;&gt;(WriteResultImage &amp;quot;true&amp;quot;)&lt;/span&gt;&lt;/p&gt;
&lt;p style=&quot; margin-top:0px; margin-bottom:0px; margin-left:0px; margin-right:0px; -qt-block-indent:0; text-indent:0px;&quot;&gt;&lt;span style=&quot; font-family:'MS Shell Dlg 2'; font-size:8.14286pt;&quot;&gt;(WriteTransformParametersEachResolution &amp;quot;false&amp;quot;)&lt;/span&gt;&lt;/p&gt;
&lt;p style=&quot;-qt-paragraph-type:empty; margin-top:0px; margin-bottom:0px; margin-left:0px; margin-right:0px; -qt-block-indent:0; text-indent:0px; font-family:'MS Shell Dlg 2'; font-size:8.14286pt;&quot;&gt;&lt;br /&gt;&lt;/p&gt;
&lt;p style=&quot; margin-top:0px; margin-bottom:0px; margin-left:0px; margin-right:0px; -qt-block-indent:0; text-indent:0px;&quot;&gt;&lt;span style=&quot; font-family:'MS Shell Dlg 2'; font-size:8.14286pt;&quot;&gt;// The pixel type and format of the resulting deformed moving image&lt;/span&gt;&lt;/p&gt;
&lt;p style=&quot; margin-top:0px; margin-bottom:0px; margin-left:0px; margin-right:0px; -qt-block-indent:0; text-indent:0px;&quot;&gt;&lt;span style=&quot; font-family:'MS Shell Dlg 2'; font-size:8.14286pt;&quot;&gt;(ResultImagePixelType &amp;quot;float&amp;quot;)&lt;/span&gt;&lt;/p&gt;
&lt;p style=&quot; margin-top:0px; margin-bottom:0px; margin-left:0px; margin-right:0px; -qt-block-indent:0; text-indent:0px;&quot;&gt;&lt;span style=&quot; font-family:'MS Shell Dlg 2'; font-size:8.14286pt;&quot;&gt;(ResultImageFormat &amp;quot;nrrd&amp;quot;)&lt;/span&gt;&lt;/p&gt;&lt;/body&gt;&lt;/html&gt;</string>
         </property>
         <property name="acceptRichText">
          <bool>true</bool>
         </property>
        </widget>
       </item>
      </layout>
     </widget>
    </widget>
   </item>
   <item>
    <widget class="QDialogButtonBox" name="buttonBox">
     <property name="orientation">
      <enum>Qt::Horizontal</enum>
     </property>
     <property name="standardButtons">
      <set>QDialogButtonBox::Close|QDialogButtonBox::RestoreDefaults</set>
     </property>
    </widget>
   </item>
  </layout>
 </widget>
 <resources/>
 <connections>
  <connection>
   <sender>buttonBox</sender>
   <signal>accepted()</signal>
   <receiver>elxParameterFileEditor</receiver>
   <slot>accept()</slot>
   <hints>
    <hint type="sourcelabel">
     <x>248</x>
     <y>254</y>
    </hint>
    <hint type="destinationlabel">
     <x>157</x>
     <y>274</y>
    </hint>
   </hints>
  </connection>
  <connection>
   <sender>buttonBox</sender>
   <signal>rejected()</signal>
   <receiver>elxParameterFileEditor</receiver>
   <slot>reject()</slot>
   <hints>
    <hint type="sourcelabel">
     <x>316</x>
     <y>260</y>
    </hint>
    <hint type="destinationlabel">
     <x>286</x>
     <y>274</y>
    </hint>
   </hints>
  </connection>
 </connections>
</ui>
